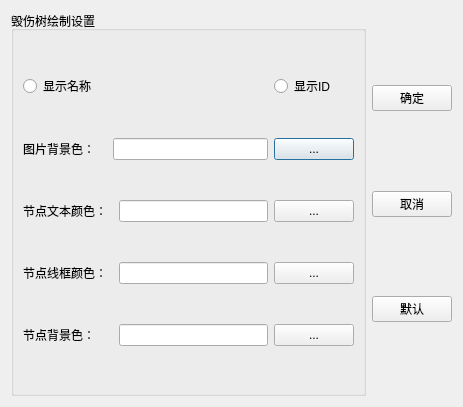
<?xml version="1.0" encoding="UTF-8"?>
<ui version="4.0">
 <class>DrawKillTreeSetWgt</class>
 <widget class="QDialog" name="DrawKillTreeSetWgt">
  <property name="geometry">
   <rect>
    <x>0</x>
    <y>0</y>
    <width>463</width>
    <height>407</height>
   </rect>
  </property>
  <property name="windowTitle">
   <string>Dialog</string>
  </property>
  <layout class="QGridLayout" name="gridLayout_2">
   <item row="0" column="0">
    <widget class="QGroupBox" name="groupBox">
     <property name="title">
      <string>毁伤树绘制设置</string>
     </property>
     <layout class="QGridLayout" name="gridLayout">
      <item row="0" column="0" colspan="2">
       <widget class="QRadioButton" name="Name_RBTN">
        <property name="text">
         <string>显示名称</string>
        </property>
       </widget>
      </item>
      <item row="0" column="3">
       <widget class="QRadioButton" name="ID_RBTN">
        <property name="text">
         <string>显示ID</string>
        </property>
       </widget>
      </item>
      <item row="1" column="0">
       <widget class="QLabel" name="label">
        <property name="text">
         <string>图片背景色：</string>
        </property>
       </widget>
      </item>
      <item row="1" column="1" colspan="2">
       <widget class="QLineEdit" name="LEBackgroundColor"/>
      </item>
      <item row="1" column="3">
       <widget class="QPushButton" name="selBackgroundColor">
        <property name="text">
         <string>...</string>
        </property>
       </widget>
      </item>
      <item row="2" column="0" colspan="2">
       <widget class="QLabel" name="label_2">
        <property name="text">
         <string>节点文本颜色：</string>
        </property>
       </widget>
      </item>
      <item row="2" column="2">
       <widget class="QLineEdit" name="LENodetextColor"/>
      </item>
      <item row="2" column="3">
       <widget class="QPushButton" name="selNodeTextColor">
        <property name="text">
         <string>...</string>
        </property>
       </widget>
      </item>
      <item row="3" column="0">
       <widget class="QLabel" name="label_3">
        <property name="text">
         <string>节点线框颜色：</string>
        </property>
       </widget>
      </item>
      <item row="3" column="2">
       <widget class="QLineEdit" name="LENodeLineColor"/>
      </item>
      <item row="3" column="3">
       <widget class="QPushButton" name="selNodeLineColor">
        <property name="text">
         <string>...</string>
        </property>
       </widget>
      </item>
      <item row="4" column="0">
       <widget class="QLabel" name="label_4">
        <property name="text">
         <string>节点背景色：</string>
        </property>
       </widget>
      </item>
      <item row="4" column="2">
       <widget class="QLineEdit" name="LENodeBackgroundColor"/>
      </item>
      <item row="4" column="3">
       <widget class="QPushButton" name="selNodeBackgroundColor">
        <property name="text">
         <string>...</string>
        </property>
       </widget>
      </item>
     </layout>
    </widget>
   </item>
   <item row="0" column="1">
    <layout class="QVBoxLayout" name="verticalLayout">
     <item>
      <spacer name="verticalSpacer_3">
       <property name="orientation">
        <enum>Qt::Vertical</enum>
       </property>
       <property name="sizeHint" stdset="0">
        <size>
         <width>20</width>
         <height>40</height>
        </size>
       </property>
      </spacer>
     </item>
     <item>
      <widget class="QPushButton" name="OK_BTN">
       <property name="minimumSize">
        <size>
         <width>75</width>
         <height>23</height>
        </size>
       </property>
       <property name="maximumSize">
        <size>
         <width>150</width>
         <height>30</height>
        </size>
       </property>
       <property name="text">
        <string>确定</string>
       </property>
      </widget>
     </item>
     <item>
      <spacer name="verticalSpacer">
       <property name="orientation">
        <enum>Qt::Vertical</enum>
       </property>
       <property name="sizeHint" stdset="0">
        <size>
         <width>20</width>
         <height>40</height>
        </size>
       </property>
      </spacer>
     </item>
     <item>
      <widget class="QPushButton" name="Cancel_BTN">
       <property name="minimumSize">
        <size>
         <width>75</width>
         <height>23</height>
        </size>
       </property>
       <property name="maximumSize">
        <size>
         <width>150</width>
         <height>30</height>
        </size>
       </property>
       <property name="text">
        <string>取消</string>
       </property>
      </widget>
     </item>
     <item>
      <spacer name="verticalSpacer_2">
       <property name="orientation">
        <enum>Qt::Vertical</enum>
       </property>
       <property name="sizeHint" stdset="0">
        <size>
         <width>20</width>
         <height>40</height>
        </size>
       </property>
      </spacer>
     </item>
     <item>
      <widget class="QPushButton" name="Default_BTN">
       <property name="minimumSize">
        <size>
         <width>75</width>
         <height>23</height>
        </size>
       </property>
       <property name="maximumSize">
        <size>
         <width>150</width>
         <height>30</height>
        </size>
       </property>
       <property name="text">
        <string>默认</string>
       </property>
      </widget>
     </item>
     <item>
      <spacer name="verticalSpacer_4">
       <property name="orientation">
        <enum>Qt::Vertical</enum>
       </property>
       <property name="sizeHint" stdset="0">
        <size>
         <width>20</width>
         <height>40</height>
        </size>
       </property>
      </spacer>
     </item>
    </layout>
   </item>
  </layout>
 </widget>
 <resources/>
 <connections/>
</ui>
